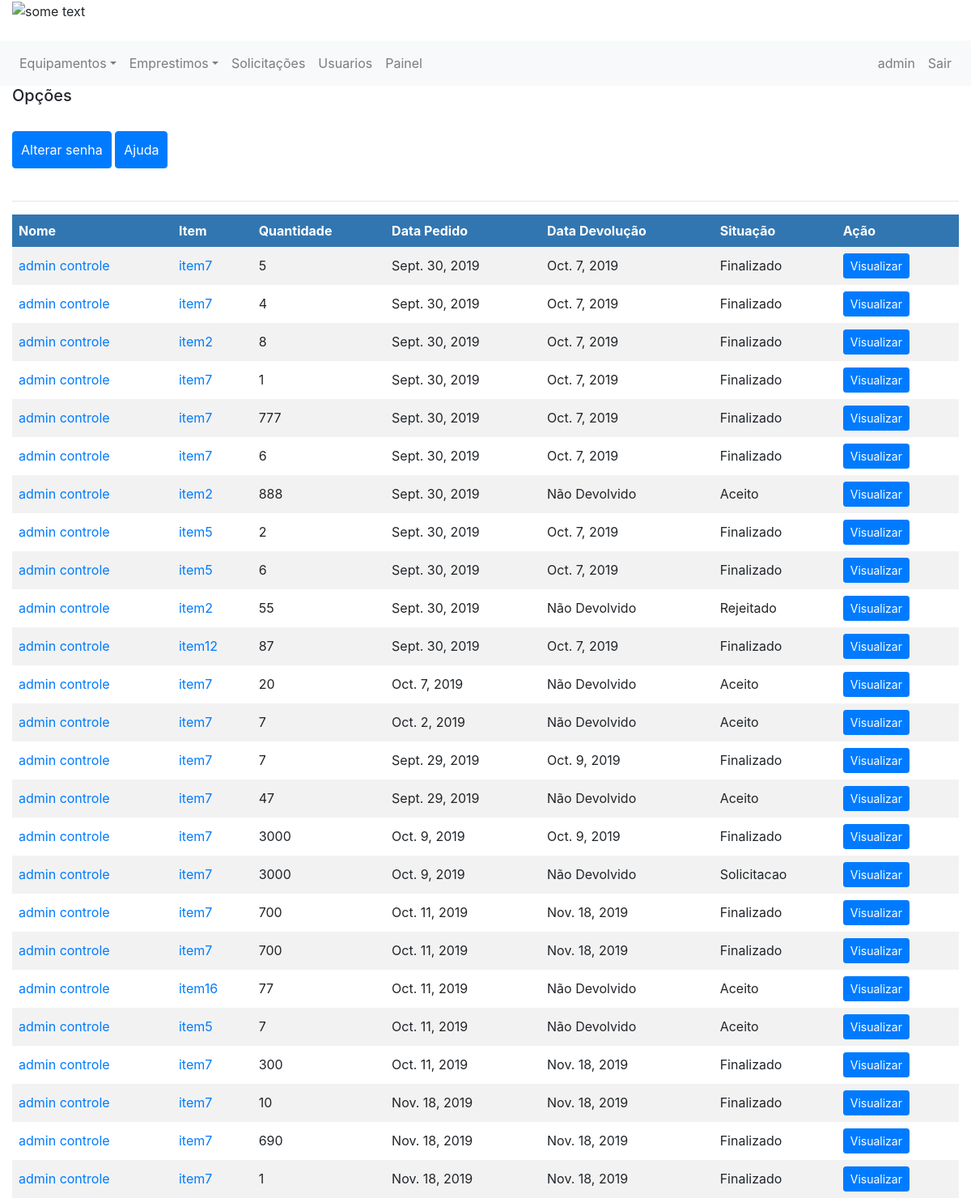
The app's page /meu-perfil/ (signed in) with its own data.
### emprestimo/models.py (models this page shows)
class Emprestimo(models.Model):
    equipamento = models.ForeignKey(Item, on_delete=models.CASCADE, related_name='item_emprestimo')
    solicitante = models.ForeignKey(Usuario, on_delete=models.CASCADE, related_name='usuario_emprestimo')
    tipo = models.ForeignKey(TipoEstadoEmprestimo, on_delete=models.CASCADE, related_name='tipo_emprestimo')
    estado = models.BooleanField(default=0)
    descricao = models.CharField(max_length=255)
    quantidade = models.IntegerField()
    data_emprestimo = models.DateField(null=False)
    data_devolucao = models.DateField(null=True)
    mensagem_rejeitado = models.CharField(max_length=255, null=True)
    mensagem_devolucao = models.CharField(max_length=255, null=True)

class TipoEstadoEmprestimo(models.Model):
    nome = models.CharField(max_length=150)
    descricao = models.CharField(max_length=255)

### controle/models.py (models this page shows, shortened)
class Usuario(models.Model):
    user = models.OneToOneField(User, related_name='profile', on_delete=models.CASCADE, null=True)
    telefone = models.IntegerField()
    tipo = models.ForeignKey(TipoUsuario, on_delete=models.CASCADE)

class Item(models.Model):
    nome = models.CharField(max_length=50)
    quantidade = models.IntegerField()
    tipo = models.ForeignKey(TipoEquipamento, on_delete=models.CASCADE)
    imagem = models.FileField(upload_to='documents/%Y/%m/%d', default='documents/1111/sem_foto.jpg')
    excluido = models.BooleanField(default=False)

### usuarios/views.py (the view)
# urls.py: path('meu-perfil/', views.exibir_perfil, name='exibe_meu_perfil'),
@login_required
def exibir_perfil(request):
    user_profile = Usuario.objects.get(user=get_usuario_logado(request).id)
    emprestimo = Emprestimo.objects.filter(solicitante=user_profile.id)
    return render(request, 'my_profile.html',
                  {'emprestimos': emprestimo, 'user_logado': get_usuario_logado(request), 'user_profile': user_profile})

### usuarios/views.py (called while the page is built)
def get_usuario_logado(request):
    return request.user

### usuarios/templates/my_profile.html (shortened to what this page needs)
{% extends 'base.html' %}
{% block 'content' %}
    <h5> Opções</h5><br>
    <div class="#">
        <a class="btn btn-primary" href="{% url 'mudar_senha' %}" style="padding: 10px; text-decoration: none"> Alterar senha</a>
        <a class="btn btn-primary" href="#" style="padding: 10px; text-decoration: none"> Ajuda</a>
    </div>
    <br>
    <hr>
    <div style="overflow-y:auto; overflow-x:auto;">
    {% if emprestimos %}
      <table>
            <tr>
                <th >Nome</th>
                <th >Item</th>
                <th >Quantidade</th>
                <th >Data Pedido</th>
                <th >Data Devolução</th>
                <th >Situação</th>
                <th >Ação</th>
            </tr>
          {% for emprestimo in emprestimos %}
              <tr>
                    <td> <a href="{% url 'exibe_um_usuario' emprestimo.solicitante.id %}"> {{emprestimo.solicitante.user.first_name }} {{emprestimo.solicitante.user.last_name}} </a> </td>
                  <td> <a href="{% url 'equipamento' emprestimo.equipamento.id %}">{{emprestimo.equipamento.nome}}</a></td>
                    <td>{{emprestimo.quantidade}}</td>
                    <td>{{emprestimo.data_emprestimo}}</td>
                    <td>{% if emprestimo.data_devolucao == none %}
                           Não Devolvido
                        {% else %}
                            {{emprestimo.data_devolucao}}
                        {% endif %} </td>
                    <td>{{emprestimo.tipo.nome}}</td>
                    <td> <a class="btn btn-sm btn-primary" href="{% url 'exibir_detalhes_solicitacao' emprestimo.id %}" >Visualizar</a></td>
            </tr>
            {%endfor%}
      </table>
    {% else %}
        <p style="font-size: 20px; font-weight: bold; text-align:center">Voce não fez solicitações <br> :( </p>
    {% endif %}
  </div>
{% endblock %}

### controle/templates/base.html (shortened to what this page needs)
{% load staticfiles %}
<!DOCTYPE html>
<html lang="pt">
<head>
<link rel="stylesheet" href="https://stackpath.bootstrapcdn.com/bootstrap/4.3.1/css/bootstrap.min.css">
</head>
<body>
<header class="page-header">
	<div class="">
    <div class="container-fluid" >
        <div class="row">
            <div class="col-12">
                <img src= "http://lims.ifpi.edu.br/images/logo.png" alt="some text" width=200 height=80>
            </div>
          </div>
    </div>
    <br>
    <div class="row" >
        <div class="col-12" >
            <nav class="navbar navbar-expand-sm navbar-light bg-light">
    <div class="collapse navbar-collapse" id="navbarCollapse">
        <div class="navbar-nav">
        <div class="nav-item dropdown">
                    <a href="#" class="nav-link dropdown-toggle" data-toggle="dropdown">Equipamentos</a>
                </div>
        <div class="nav-item dropdown">
            <a href="#" class="nav-link dropdown-toggle" data-toggle="dropdown">Emprestimos</a>
        </div>
            {% if user_logado.is_superuser %}
                <a class="nav-item nav-link" href="{% url 'exibir_solicitacoes' %}" >Solicitações </a>
                <a class="nav-item nav-link" href="{% url 'exibir_usuarios' %}" >Usuarios </a>
                <a class="nav-item nav-link" href="{% url 'painel_admin' %}" >Painel </a>
            {% endif %}
        </div>
        <div class="navbar-nav ml-auto">
            <a class="nav-item nav-link" href="{% url 'exibe_meu_perfil' %}">{{ user_logado.username }}</a>
            <a class="nav-item nav-link" href="{% url 'logout' %}">Sair</a>
        </div>
    </div>
</nav>
        </div>
    </div>
 </div>
</header>
<div class="container-fluid" >
    <div class="">
        <div class="" style=" ">
            {% block 'content' %}
            {% endblock %}
        </div>
    </div>
</div>
</body>
</html>

### usuarios/templates/my_profile.html (style rules this page uses)
table { border-collapse: collapse; width: 100%; }
th, td { text-align: left; padding: 8px; }
tr:nth-child(even) { background-color: #f2f2f2 }
th { background-color: #3276B1; color: white; }

### records on screen
Emprestimo: solicitante.user.first_name "admin", solicitante.user.last_name "controle", equipamento.nome "item7", quantidade "5", data_emprestimo "Sept. 30, 2019", data_devolucao "Oct. 7, 2019", tipo.nome "Finalizado"
Emprestimo: solicitante.user.first_name "admin", solicitante.user.last_name "controle", equipamento.nome "item7", quantidade "4", data_emprestimo "Sept. 30, 2019", data_devolucao "Oct. 7, 2019", tipo.nome "Finalizado"
Emprestimo: solicitante.user.first_name "admin", solicitante.user.last_name "controle", equipamento.nome "item2", quantidade "8", data_emprestimo "Sept. 30, 2019", data_devolucao "Oct. 7, 2019", tipo.nome "Finalizado"
Emprestimo: solicitante.user.first_name "admin", solicitante.user.last_name "controle", equipamento.nome "item7", quantidade "1", data_emprestimo "Sept. 30, 2019", data_devolucao "Oct. 7, 2019", tipo.nome "Finalizado"
Emprestimo: solicitante.user.first_name "admin", solicitante.user.last_name "controle", equipamento.nome "item7", quantidade "777", data_emprestimo "Sept. 30, 2019", data_devolucao "Oct. 7, 2019", tipo.nome "Finalizado"
Emprestimo: solicitante.user.first_name "admin", solicitante.user.last_name "controle", equipamento.nome "item7", quantidade "6", data_emprestimo "Sept. 30, 2019", data_devolucao "Oct. 7, 2019", tipo.nome "Finalizado"
Emprestimo: solicitante.user.first_name "admin", solicitante.user.last_name "controle", equipamento.nome "item2", quantidade "888", data_emprestimo "Sept. 30, 2019", shows "Não Devolvido", tipo.nome "Aceito"
Emprestimo: solicitante.user.first_name "admin", solicitante.user.last_name "controle", equipamento.nome "item5", quantidade "2", data_emprestimo "Sept. 30, 2019", data_devolucao "Oct. 7, 2019", tipo.nome "Finalizado"
Emprestimo: solicitante.user.first_name "admin", solicitante.user.last_name "controle", equipamento.nome "item5", quantidade "6", data_emprestimo "Sept. 30, 2019", data_devolucao "Oct. 7, 2019", tipo.nome "Finalizado"
Emprestimo: solicitante.user.first_name "admin", solicitante.user.last_name "controle", equipamento.nome "item2", quantidade "55", data_emprestimo "Sept. 30, 2019", shows "Não Devolvido", tipo.nome "Rejeitado"
Emprestimo: solicitante.user.first_name "admin", solicitante.user.last_name "controle", equipamento.nome "item12", quantidade "87", data_emprestimo "Sept. 30, 2019", data_devolucao "Oct. 7, 2019", tipo.nome "Finalizado"
Emprestimo: solicitante.user.first_name "admin", solicitante.user.last_name "controle", equipamento.nome "item7", quantidade "20", data_emprestimo "Oct. 7, 2019", shows "Não Devolvido", tipo.nome "Aceito"
Emprestimo: solicitante.user.first_name "admin", solicitante.user.last_name "controle", equipamento.nome "item7", quantidade "7", data_emprestimo "Oct. 2, 2019", shows "Não Devolvido", tipo.nome "Aceito"
Emprestimo: solicitante.user.first_name "admin", solicitante.user.last_name "controle", equipamento.nome "item7", quantidade "7", data_emprestimo "Sept. 29, 2019", data_devolucao "Oct. 9, 2019", tipo.nome "Finalizado"
Emprestimo: solicitante.user.first_name "admin", solicitante.user.last_name "controle", equipamento.nome "item7", quantidade "47", data_emprestimo "Sept. 29, 2019", shows "Não Devolvido", tipo.nome "Aceito"
Emprestimo: solicitante.user.first_name "admin", solicitante.user.last_name "controle", equipamento.nome "item7", quantidade "3000", data_emprestimo "Oct. 9, 2019", data_devolucao "Oct. 9, 2019", tipo.nome "Finalizado"
Emprestimo: solicitante.user.first_name "admin", solicitante.user.last_name "controle", equipamento.nome "item7", quantidade "3000", data_emprestimo "Oct. 9, 2019", shows "Não Devolvido", tipo.nome "Solicitacao"
Emprestimo: solicitante.user.first_name "admin", solicitante.user.last_name "controle", equipamento.nome "item7", quantidade "700", data_emprestimo "Oct. 11, 2019", data_devolucao "Nov. 18, 2019", tipo.nome "Finalizado"
Emprestimo: solicitante.user.first_name "admin", solicitante.user.last_name "controle", equipamento.nome "item7", quantidade "700", data_emprestimo "Oct. 11, 2019", data_devolucao "Nov. 18, 2019", tipo.nome "Finalizado"
Emprestimo: solicitante.user.first_name "admin", solicitante.user.last_name "controle", equipamento.nome "item16", quantidade "77", data_emprestimo "Oct. 11, 2019", shows "Não Devolvido", tipo.nome "Aceito"
Emprestimo: solicitante.user.first_name "admin", solicitante.user.last_name "controle", equipamento.nome "item5", quantidade "7", data_emprestimo "Oct. 11, 2019", shows "Não Devolvido", tipo.nome "Aceito"
Emprestimo: solicitante.user.first_name "admin", solicitante.user.last_name "controle", equipamento.nome "item7", quantidade "300", data_emprestimo "Oct. 11, 2019", data_devolucao "Nov. 18, 2019", tipo.nome "Finalizado"
Emprestimo: solicitante.user.first_name "admin", solicitante.user.last_name "controle", equipamento.nome "item7", quantidade "10", data_emprestimo "Nov. 18, 2019", data_devolucao "Nov. 18, 2019", tipo.nome "Finalizado"
Emprestimo: solicitante.user.first_name "admin", solicitante.user.last_name "controle", equipamento.nome "item7", quantidade "690", data_emprestimo "Nov. 18, 2019", data_devolucao "Nov. 18, 2019", tipo.nome "Finalizado"
Emprestimo: solicitante.user.first_name "admin", solicitante.user.last_name "controle", equipamento.nome "item7", quantidade "1", data_emprestimo "Nov. 18, 2019", data_devolucao "Nov. 18, 2019", tipo.nome "Finalizado"

### other values on screen
{{ user_logado.username }} "admin"
